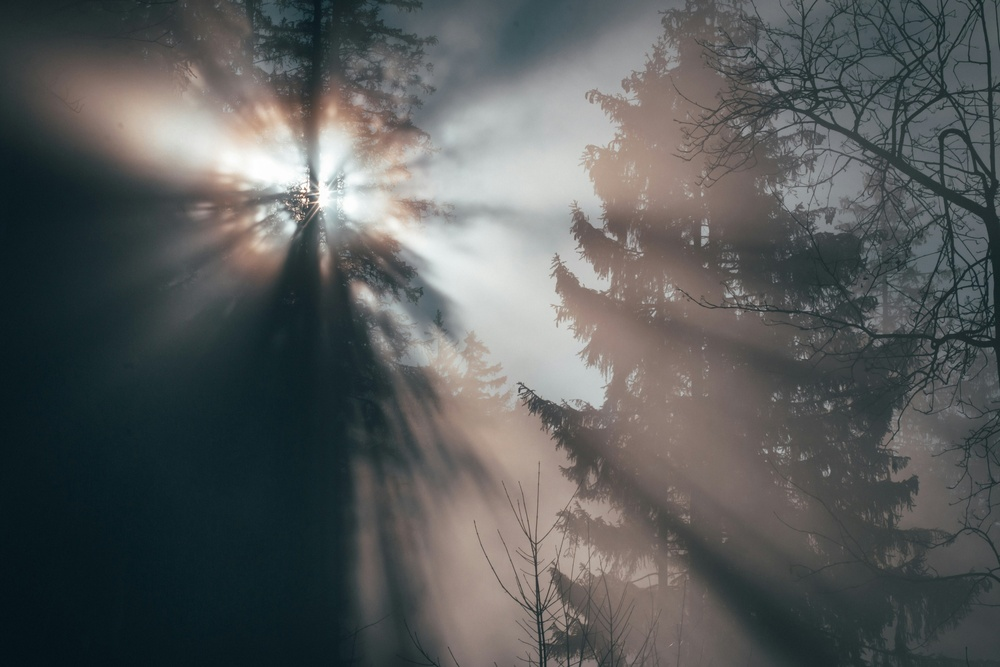
#> input picture image2.jpg, 1000 x 667 px, shrunk from 3840 x 2560 before the run
$ python program1.py
#> lines starting #> are read from the running program, lines starting #| are printed output that depends on the picture
import cv2
import numpy as np

def split_image_into_squares(image_path, num_of_squares):
#> called with image_path = 'image2.jpg', num_of_squares = 2
    image = cv2.imread(image_path)
#> image is the input picture: shape (667, 1000, 3); mean B, G, R 90.9, 91.2, 88.5
    min_dim = min(image.shape[:2])
#> min_dim = 667
    step = min_dim // num_of_squares
#> step = 333

    squares = [image[i:i+step, j:j+step] for i in range(0, min_dim, step) for j in range(0, min_dim, step)]
#> squares = 9 items
    return squares

squares = split_image_into_squares('image2.jpg', 2)
#> squares = 9 items
for idx, square in enumerate(squares):
    cv2.imwrite(f'img_{idx}.jpg', square)
#> this loop made 9 passes
#> pass 1, `cv2.imwrite(f'img_{idx}.jpg', square)`:
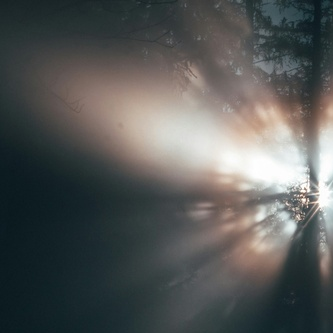
#> saved as img_0.jpg: shape (333, 333, 3); mean B, G, R 87.6, 88.7, 86.6
#> pass 2, `cv2.imwrite(f'img_{idx}.jpg', square)`:
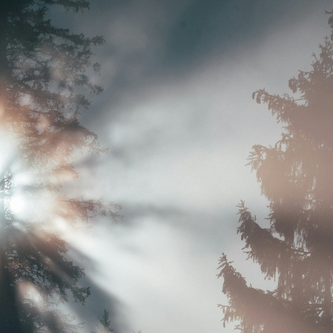
#> saved as img_1.jpg: shape (333, 333, 3); mean B, G, R 146.6, 147.9, 148.1

$ run again, with image1.jpg copied over image2.jpg
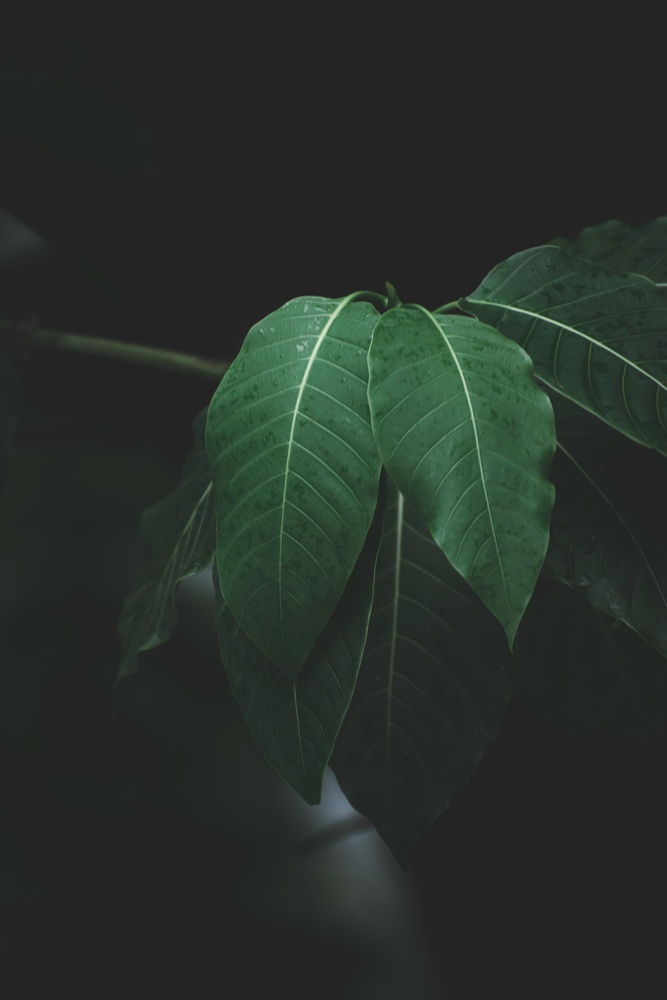
#> input picture image1.jpg, 667 x 1000 px, shrunk from 4000 x 6000 before the run
#> in split_image_into_squares, image is the input picture: shape (1000, 667, 3); mean B, G, R 42.1, 47.3, 39.8
#> in split_image_into_squares, `squares = [image[i:i+step, j:j+step] for i in range(0, min_dim, step) ..`: squares = 9 items
#> the loop `for idx, square in enumerate(squares):` made 9 passes
#> pass 1, `cv2.imwrite(f'img_{idx}.jpg', square)`:
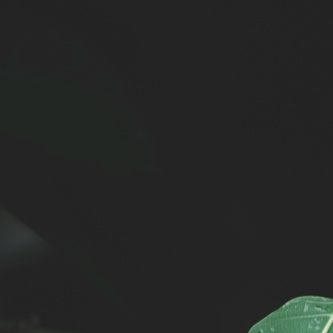
#> saved as img_0.jpg: shape (333, 333, 3); mean B, G, R 37.5, 38.6, 37
#> pass 2, `cv2.imwrite(f'img_{idx}.jpg', square)`:
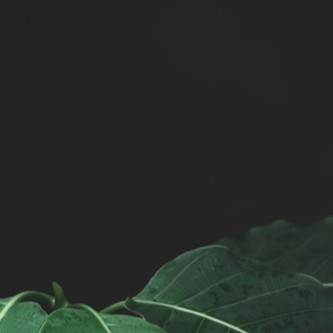
#> saved as img_1.jpg: shape (333, 333, 3); mean B, G, R 40.1, 43.6, 38.8

$ run again, with image4.jpg copied over image2.jpg
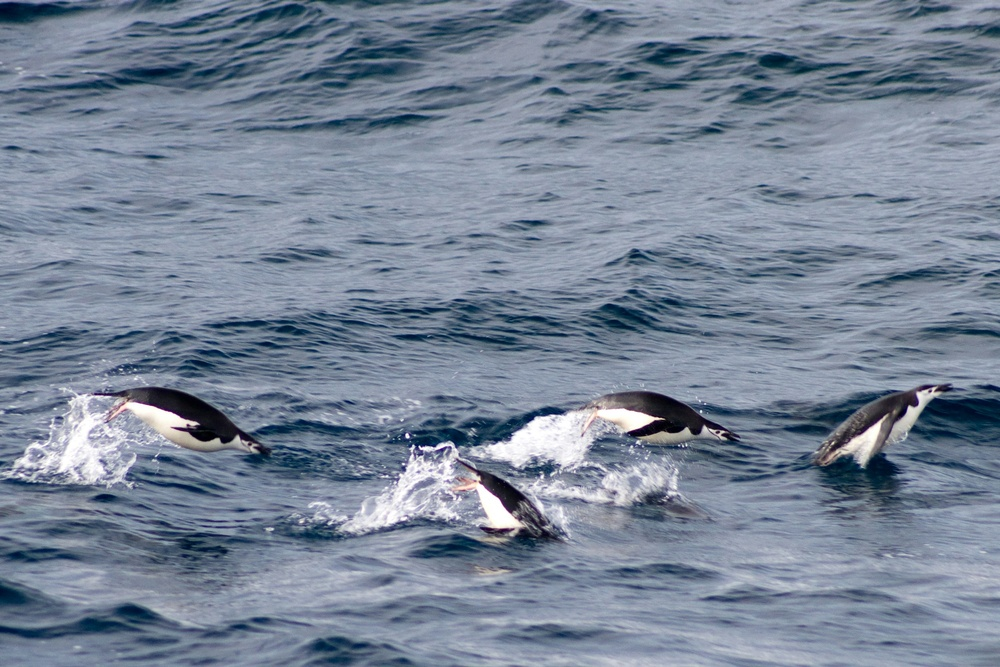
#> input picture image4.jpg, 1000 x 667 px, shrunk from 2587 x 1725 before the run
#> in split_image_into_squares, image is the input picture: shape (667, 1000, 3); mean B, G, R 151.4, 133.1, 120.4
#> in split_image_into_squares, `squares = [image[i:i+step, j:j+step] for i in range(0, min_dim, step) ..`: squares = 9 items
#> the loop `for idx, square in enumerate(squares):` made 9 passes
#> pass 1, `cv2.imwrite(f'img_{idx}.jpg', square)`:
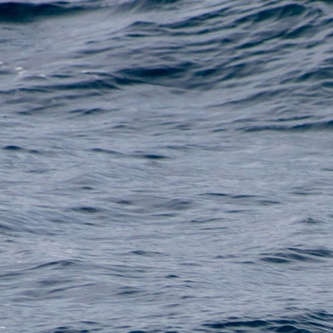
#> saved as img_0.jpg: shape (333, 333, 3); mean B, G, R 153, 133.8, 119.7
#> pass 2, `cv2.imwrite(f'img_{idx}.jpg', square)`:
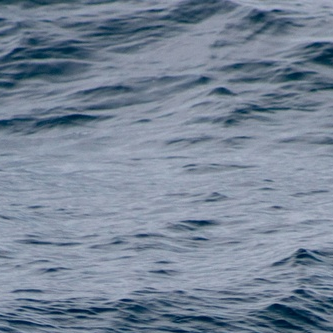
#> saved as img_1.jpg: shape (333, 333, 3); mean B, G, R 151.2, 133.1, 119

$ run again, with img_3.jpg copied over image2.jpg
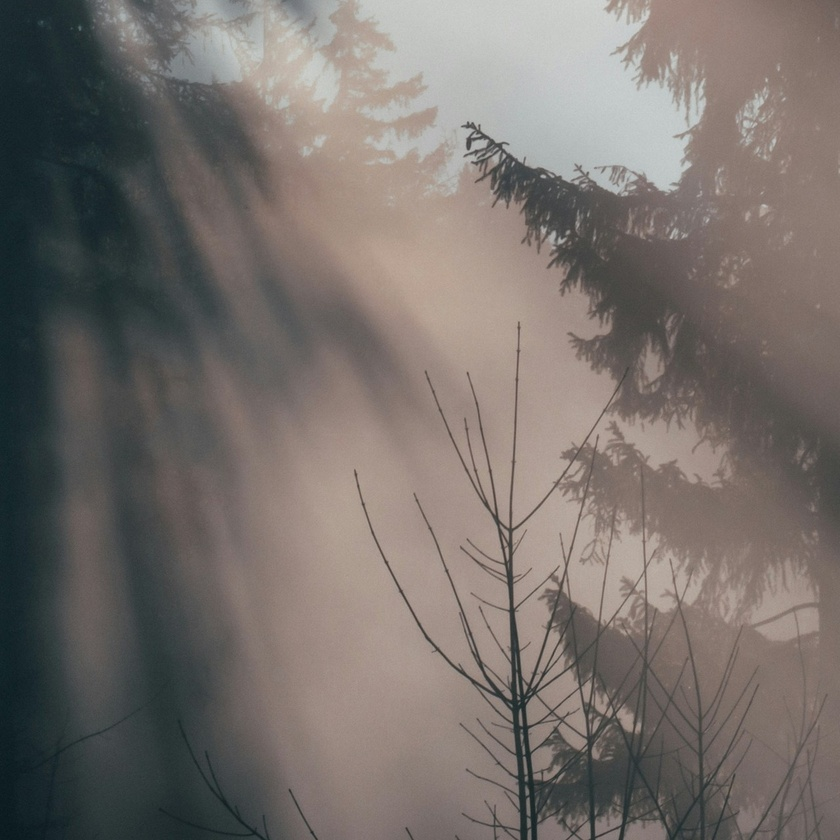
#> input picture img_3.jpg, 840 x 840 px, shrunk from 1280 x 1280 before the run
#> in split_image_into_squares, image is the input picture: shape (840, 840, 3); mean B, G, R 107.4, 111.5, 118.2
#> in split_image_into_squares, `squares = [image[i:i+step, j:j+step] for i in range(0, min_dim, step) ..`: squares = 4 items
#> the loop `for idx, square in enumerate(squares):` made 4 passes
#> pass 1, `cv2.imwrite(f'img_{idx}.jpg', square)`:
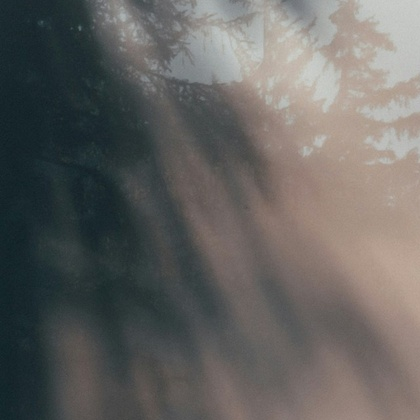
#> saved as img_0.jpg: shape (420, 420, 3); mean B, G, R 96.8, 99.2, 100.3
#> pass 2, `cv2.imwrite(f'img_{idx}.jpg', square)`:
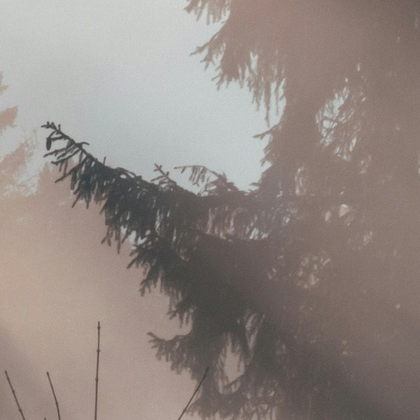
#> saved as img_1.jpg: shape (420, 420, 3); mean B, G, R 131.4, 136.8, 146.7
